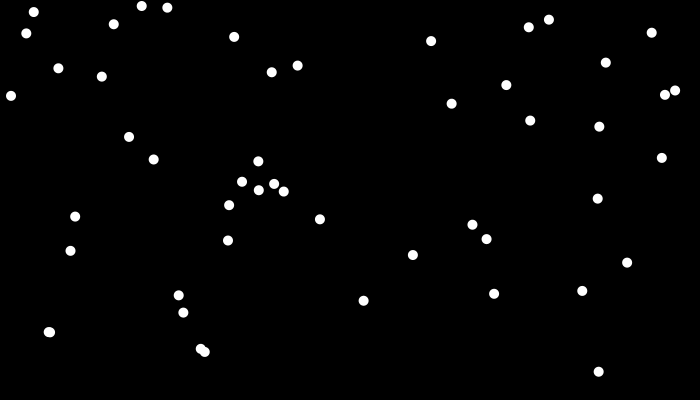
Frame 1 (no input)
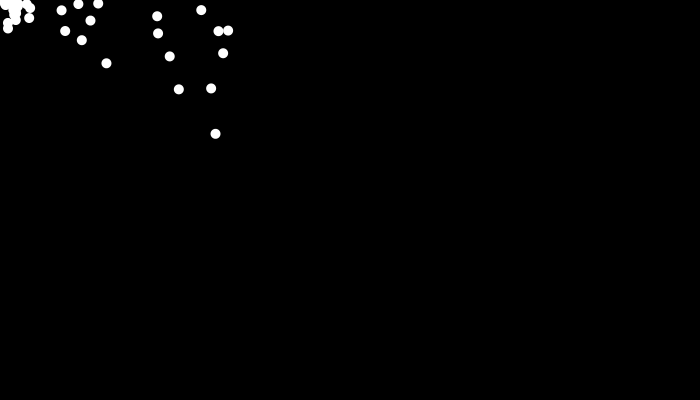
Frame 60 (the mouse pressed at the canvas centre just before this capture)
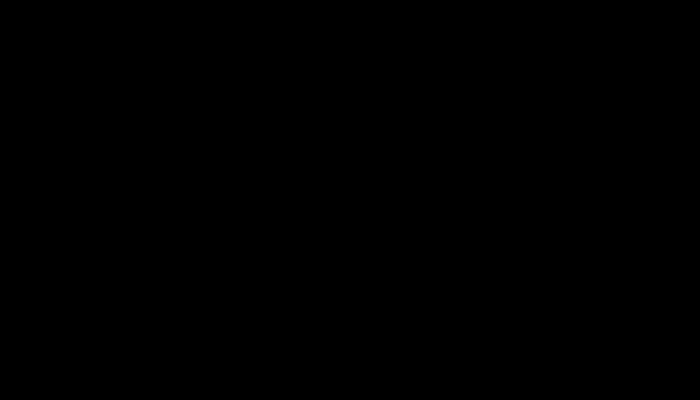
Frame 120 (the mouse held since frame 60 and released just before this capture)

The Processing sketch that drew these frames (run headless with seeded random() and noise(); from frame 60 on, the mouse is pressed at the canvas centre):

// Processing sketch: processing_36370
// ── processing_36370.pde

Ball[] ball = new Ball[50];

void setup() {
  size(700,400);
  smooth();
  background(90);


  for (int i = 0; i < ball.length; i++) {
    ball[i] = new Ball(); 
  }
}

void draw() {
  noStroke();
  fill(0);
  rect(0,0,width,height);

  for (int i = 0; i < ball.length; i++) {
    ball[i].update();
    ball[i].display(); 
  }
}
                
 
class Ball {

  PVector location;
  PVector velocity;
  PVector acceleration;
  float topspeed;

  Ball() {
    location = new PVector(random(width),random(height));
    velocity = new PVector(0,0);
    topspeed = 8;
  }

  void update() {

    PVector mouse = new PVector(mouseX,mouseY);
    PVector dir = PVector.sub(mouse,location);
   acceleration = new PVector(-0.002,0.03);  
    dir.normalize();    
    acceleration = dir;  

  if(mousePressed){
      dir.mult(-1);
    }

    else{
      dir.mult(1);
    }

    velocity.add(acceleration);
    velocity.limit(topspeed);
    location.add(velocity);
  }

  void display() {
    strokeWeight(2);
    fill(255);
    ellipse(location.x,location.y,10,10);
  }

}
               
